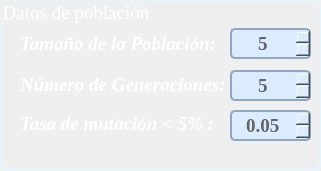
              <widget class="QGroupBox" name="groupBox_6">
               <property name="geometry">
                <rect>
                 <x>10</x>
                 <y>40</y>
                 <width>321</width>
                 <height>171</height>
                </rect>
               </property>
               <property name="font">
                <font>
                 <family>Times New Roman</family>
                 <pointsize>14</pointsize>
                 <weight>50</weight>
                 <bold>false</bold>
                </font>
               </property>
               <property name="styleSheet">
                <string notr="true">QGroupBox{
	border: 2px solid rgb(228, 244, 253);/*+10*/
	border-radius: 8px;
	color: rgb(255, 255, 255);
}</string>
               </property>
               <property name="title">
                <string>Datos de población</string>
               </property>
               <widget class="QLabel" name="label_29">
                <property name="geometry">
                 <rect>
                  <x>20</x>
                  <y>28</y>
                  <width>211</width>
                  <height>31</height>
                 </rect>
                </property>
                <property name="font">
                 <font>
                  <family>Times New Roman</family>
                  <pointsize>14</pointsize>
                  <weight>75</weight>
                  <italic>true</italic>
                  <bold>true</bold>
                 </font>
                </property>
                <property name="styleSheet">
                 <string notr="true">color: rgb(255, 255, 255);</string>
                </property>
                <property name="text">
                 <string>Tamaño de la Población:</string>
                </property>
               </widget>
               <widget class="QLabel" name="label_31">
                <property name="geometry">
                 <rect>
                  <x>20</x>
                  <y>109</y>
                  <width>211</width>
                  <height>31</height>
                 </rect>
                </property>
                <property name="font">
                 <font>
                  <family>Times New Roman</family>
                  <pointsize>14</pointsize>
                  <weight>75</weight>
                  <italic>true</italic>
                  <bold>true</bold>
                 </font>
                </property>
                <property name="styleSheet">
                 <string notr="true">color: rgb(255, 255, 255);</string>
                </property>
                <property name="text">
                 <string>Tasa de mutación &lt; 5% :</string>
                </property>
               </widget>
               <widget class="QLabel" name="label_30">
                <property name="geometry">
                 <rect>
                  <x>20</x>
                  <y>69</y>
                  <width>211</width>
                  <height>31</height>
                 </rect>
                </property>
                <property name="font">
                 <font>
                  <family>Times New Roman</family>
                  <pointsize>14</pointsize>
                  <weight>75</weight>
                  <italic>true</italic>
                  <bold>true</bold>
                 </font>
                </property>
                <property name="styleSheet">
                 <string notr="true">color: rgb(255, 255, 255);</string>
                </property>
                <property name="text">
                 <string>Número de Generaciones:</string>
                </property>
               </widget>
               <widget class="QSpinBox" name="txt_tam_pob">
                <property name="geometry">
                 <rect>
                  <x>230</x>
                  <y>28</y>
                  <width>81</width>
                  <height>31</height>
                 </rect>
                </property>
                <property name="font">
                 <font>
                  <family>Times New Roman</family>
                  <pointsize>14</pointsize>
                  <weight>75</weight>
                  <italic>false</italic>
                  <bold>true</bold>
                 </font>
                </property>
                <property name="styleSheet">
                 <string notr="true">QSpinBox{
	border: 2px solid rgb(142, 168, 195);
	border-radius: 5px;
	background-color:rgb(219, 236, 255);
	color: rgb(100,100,100);
}

QSpinBox:hover{
	border: 2px solid rgb(255, 195, 15)
	
}</string>
                </property>
                <property name="alignment">
                 <set>Qt::AlignCenter</set>
                </property>
                <property name="minimum">
                 <number>1</number>
                </property>
                <property name="maximum">
                 <number>1000</number>
                </property>
                <property name="value">
                 <number>5</number>
                </property>
               </widget>
               <widget class="QSpinBox" name="txt_num_gen">
                <property name="geometry">
                 <rect>
                  <x>230</x>
                  <y>70</y>
                  <width>81</width>
                  <height>31</height>
                 </rect>
                </property>
                <property name="font">
                 <font>
                  <family>Times New Roman</family>
                  <pointsize>14</pointsize>
                  <weight>75</weight>
                  <italic>false</italic>
                  <bold>true</bold>
                 </font>
                </property>
                <property name="styleSheet">
                 <string notr="true">QSpinBox{
	border: 2px solid rgb(142, 168, 195);
	border-radius: 5px;
	background-color:rgb(219, 236, 255);
	color: rgb(100,100,100);
}

QSpinBox:hover{
	border: 2px solid rgb(255, 195, 15)
	
}</string>
                </property>
                <property name="alignment">
                 <set>Qt::AlignCenter</set>
                </property>
                <property name="minimum">
                 <number>1</number>
                </property>
                <property name="maximum">
                 <number>10000</number>
                </property>
                <property name="value">
                 <number>5</number>
                </property>
               </widget>
               <widget class="QDoubleSpinBox" name="txt_tasa_mut">
                <property name="geometry">
                 <rect>
                  <x>230</x>
                  <y>110</y>
                  <width>81</width>
                  <height>31</height>
                 </rect>
                </property>
                <property name="font">
                 <font>
                  <family>Times New Roman</family>
                  <pointsize>14</pointsize>
                  <weight>75</weight>
                  <bold>true</bold>
                 </font>
                </property>
                <property name="styleSheet">
                 <string notr="true">QDoubleSpinBox{
	border: 2px solid rgb(142, 168, 195);
	border-radius: 5px;
	background-color:rgb(219, 236, 255);
	color: rgb(100,100,100);
}

QDoubleSpinBox:hover{
	border: 2px solid rgb(255, 195, 15)
	
}</string>
                </property>
                <property name="alignment">
                 <set>Qt::AlignCenter</set>
                </property>
                <property name="minimum">
                 <double>0.000000000000000</double>
                </property>
                <property name="maximum">
                 <double>1.000000000000000</double>
                </property>
                <property name="singleStep">
                 <double>0.010000000000000</double>
                </property>
                <property name="value">
                 <double>0.050000000000000</double>
                </property>
               </widget>
              </widget>
